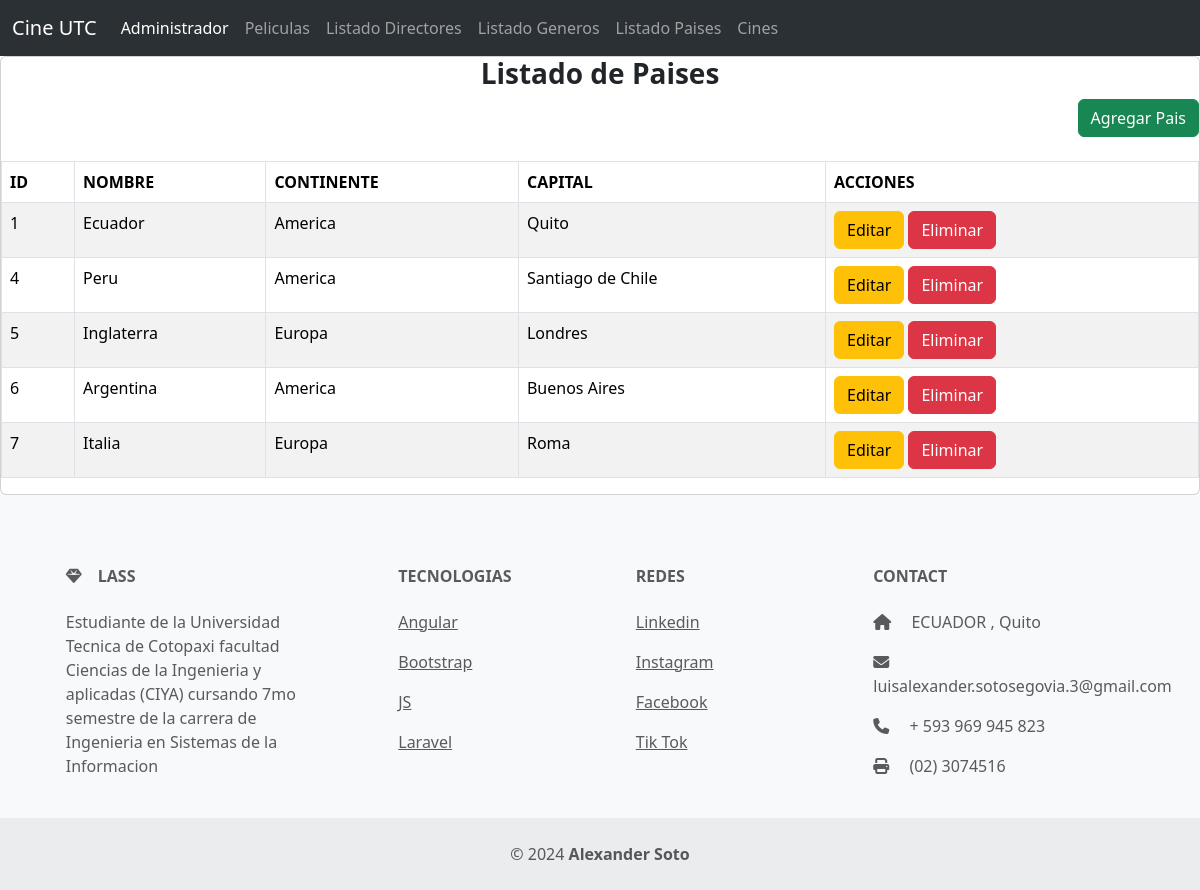
Screenshot of /listadoPaises/ with the database file from the repository.
### Aplicaciones/Cartelera/models.py (models this page shows, shortened)
class Pais(models.Model):
    id=models.AutoField(primary_key=True)
    nombre=models.CharField(max_length=50)
    continente=models.CharField(max_length=50)
    capital=models.CharField(max_length=50)

### Aplicaciones/Cartelera/views.py (the view)
# urls.py: path('listadoPaises/', views.listadoPaises, name='listadoPaises'),
def listadoPaises(request):
    paisesBdd = Pais.objects.all()
    return render(request,"listadoPaises.html",{"paises": paisesBdd})

### Aplicaciones/Cartelera/templates/listadoPaises.html (shortened to what this page needs)
{% extends "./plantilla.html" %}
{% block body %}
<div class="card">
    <div class="card-tittle text-center">
        <h3><b>Listado de Paises</b></h3>
    </div>
    <div class="text-end">
        <a href="{% url 'nuevoPais' %}" class="btn btn-success">Agregar Pais</a>
    </div>
    <br>
    <table class="table table-bordered table-striped table-hover" id="tbl-paises">
        <thead>
            <tr>
                <th>ID</th>
                <th>NOMBRE</th>
                <th>CONTINENTE</th>
                <th>CAPITAL</th>
                <th>ACCIONES</th>
            </tr>
        </thead>
        <tbody>
            {% for paisTemporal in paises %}
                <tr>
                    <td>{{ paisTemporal.id }}</td>
                    <td>{{ paisTemporal.nombre }}</td>
                    <td>{{ paisTemporal.continente }}</td>
                    <td>{{ paisTemporal.capital }}</td>
                    <td>
                        <a href="{% url 'editarPais' paisTemporal.id %}" class="btn btn-warning"> Editar </a>
                        <a href="{% url 'eliminarPais' paisTemporal.id %}" class="btn btn-danger" onclick="return confirm ('¿Estas seguro de hacer este proceso?')"> Eliminar </a>
                    </td>
                </tr>
            {% endfor %}
        </tbody>
    </table>
</div>
{% endblock %}

### rows the page displays
Pais: id "1", nombre "Ecuador", continente "America", capital "Quito"
Pais: id "4", nombre "Peru", continente "America", capital "Santiago de Chile"
Pais: id "5", nombre "Inglaterra", continente "Europa", capital "Londres"
Pais: id "6", nombre "Argentina", continente "America", capital "Buenos Aires"
Pais: id "7", nombre "Italia", continente "Europa", capital "Roma"
